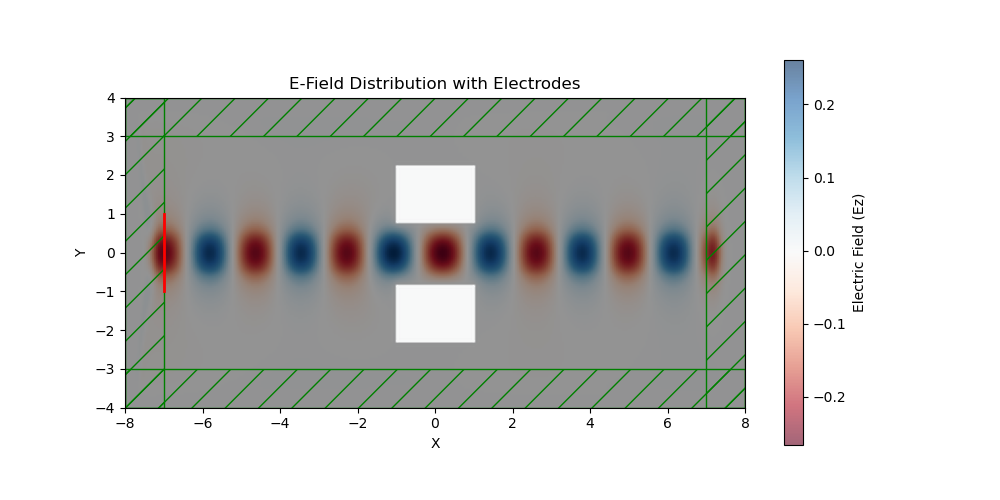

This figure's Python source:
import meep as mp
import numpy as np
import matplotlib.pyplot as plt

# ==========================================
# 1. パラメータの設定
# ==========================================
resolution = 20  # メッシュ細かさ (ピクセル/単位長さ)
cell_x = 16.0    # シミュレーション領域のX幅
cell_y = 8.0     # シミュレーション領域のY幅
cell = mp.Vector3(cell_x, cell_y, 0)

w_waveguide = 1.0   # 導波路の幅
w_electrode = 2.0   # 電極の横幅
h_electrode = 1.5   # 電極の縦幅
gap = 0.3           # 導波路と電極の隙間

# ==========================================
# 2. 幾何構造（導波路と電極）の定義
# ==========================================
geometry = []

# ① 誘電体導波路 (X方向に無限に伸びるコア)
waveguide = mp.Block(
    center=mp.Vector3(0, 0, 0),
    size=mp.Vector3(mp.inf, w_waveguide, mp.inf),
    material=mp.Medium(index=3.45)  # 例：シリコンなど
)
geometry.append(waveguide)

# ② 上部電極 (金属: mp.metal を指定)
electrode_top = mp.Block(
    center=mp.Vector3(0, (w_waveguide / 2) + gap + (h_electrode / 2), 0),
    size=mp.Vector3(w_electrode, h_electrode, mp.inf),
    material=mp.metal  # 完全導体(PEC)として振る舞います
)
geometry.append(electrode_top)

# ③ 下部電極
electrode_bottom = mp.Block(
    center=mp.Vector3(0, -((w_waveguide / 2) + gap + (h_electrode / 2)), 0),
    size=mp.Vector3(w_electrode, h_electrode, mp.inf),
    material=mp.metal
)
geometry.append(electrode_bottom)

# ==========================================
# 3. 光源（Source）と境界条件（PML）
# ==========================================
# 左端から連続波（Continuous Source）を入力
fcen = 0.15  # 中心周波数
src = mp.Source(
    mp.ContinuousSource(frequency=fcen),
    component=mp.Ez,
    center=mp.Vector3(-cell_x / 2 + 1.0, 0, 0),
    size=mp.Vector3(0, w_waveguide * 2, 0)
)

# 周囲を吸収境界（PML）で囲む
pml_layers = [mp.PML(1.0)]

# ==========================================
# 4. シミュレーションの実行
# ==========================================
sim = mp.Simulation(
    cell_size=cell,
    boundary_layers=pml_layers,
    geometry=geometry,
    sources=[src],
    resolution=resolution
)

# 指定した時間（ここでは200ステップ分）走らせる
sim.run(until=200)

# ==========================================
# 5. 電界データの抽出と可視化
# ==========================================
# Ez電界の2次元配列を取得
ez_data = sim.get_array(component=mp.Ez)

# プロット
plt.figure(figsize=(10, 5))
# 構造のレイアウトを背景に重ねる
sim.plot2D()

# 電界分布をカラーマップで表示
# ※データの最小・最大値を動的に取得するために vmin, vmax に修正しています
plt.imshow(ez_data.T, cmap='RdBu', vmin=np.min(ez_data), vmax=np.max(ez_data),
           extent=[-cell_x/2, cell_x/2, -cell_y/2, cell_y/2], origin='lower', alpha=0.6)
plt.colorbar(label="Electric Field (Ez)")
plt.title("E-Field Distribution with Electrodes")
plt.savefig("test_meep.png")
